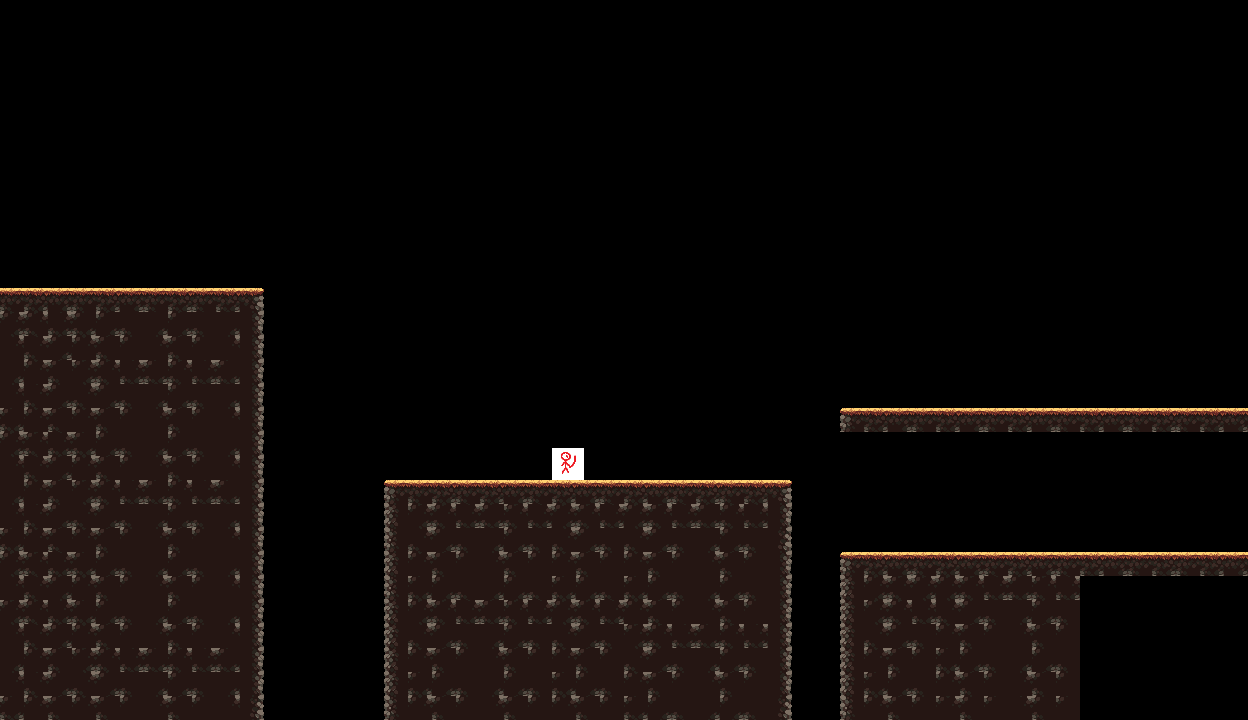

This is a level from a 2D game, rendered from its Tiled map with the project's own tilesets. A one-line summary and the complete map file follow:
An orthogonal 52x30 tile map with 24x24 px tiles, 1 tile layer (Tile Layer 1), 2 tilesets.

<map version="1.10" tiledversion="1.11.0" orientation="orthogonal" renderorder="right-down" width="52" height="30" tilewidth="24" tileheight="24" infinite="0" nextlayerid="2" nextobjectid="1">
 <tileset firstgid="1" source="oak_woods_tileset.tsx" />
 <tileset firstgid="316" source="몬스터.tsx" />
 <layer id="1" name="Tile Layer 1" width="52" height="30">
  <data encoding="csv">
0,0,0,0,0,0,0,0,0,0,0,0,0,0,0,0,0,0,0,0,0,0,0,0,0,0,0,0,0,0,0,0,0,0,0,0,0,0,0,0,0,0,0,0,0,0,0,0,0,0,0,0,
0,0,0,0,0,0,0,0,0,0,0,0,0,0,0,0,0,0,0,0,0,0,0,0,0,0,0,0,0,0,0,0,0,0,0,0,0,0,0,0,0,0,0,0,0,0,0,0,0,0,0,0,
0,0,0,0,0,0,0,0,0,0,0,0,0,0,0,0,0,0,0,0,0,0,0,0,0,0,0,0,0,0,0,0,0,0,0,0,0,0,0,0,0,0,0,0,0,0,0,0,0,0,0,0,
0,0,0,0,0,0,0,0,0,0,0,0,0,0,0,0,0,0,0,0,0,0,0,0,0,0,0,0,0,0,0,0,0,0,0,0,0,0,0,0,0,0,0,0,0,0,0,0,0,0,0,0,
0,0,0,0,0,0,0,0,0,0,0,0,0,0,0,0,0,0,0,0,0,0,0,0,0,0,0,0,0,0,0,0,0,0,0,0,0,0,0,0,0,0,0,0,0,0,0,0,0,0,0,0,
0,0,0,0,0,0,0,0,0,0,0,0,0,0,0,0,0,0,0,0,0,0,0,0,0,0,0,0,0,0,0,0,0,0,0,0,0,0,0,0,0,0,0,0,0,0,0,0,0,0,0,0,
0,0,0,0,0,0,0,0,0,0,0,0,0,0,0,0,0,0,0,0,0,0,0,0,0,0,0,0,0,0,0,0,0,0,0,0,0,0,0,0,0,0,0,0,0,0,0,0,0,0,0,0,
0,0,0,0,0,0,0,0,0,0,0,0,0,0,0,0,0,0,0,0,0,0,0,0,0,0,0,0,0,0,0,0,0,0,0,0,0,0,0,0,0,0,0,0,0,0,0,0,0,0,0,0,
0,0,0,0,0,0,0,0,0,0,0,0,0,0,0,0,0,0,0,0,0,0,0,0,0,0,0,0,0,0,0,0,0,0,0,0,0,0,0,0,0,0,0,0,0,0,0,0,0,0,0,0,
0,0,0,0,0,0,0,0,0,0,0,0,0,0,0,0,0,0,0,0,0,0,0,0,0,0,0,0,0,0,0,0,0,0,0,0,0,0,0,0,0,0,0,0,0,0,0,0,0,0,0,0,
0,0,0,0,0,0,0,0,0,0,0,0,0,0,0,0,0,0,0,0,0,0,0,0,0,0,0,0,0,0,0,0,0,0,0,0,0,0,0,0,0,0,0,0,0,0,0,0,0,0,0,0,
0,0,0,0,0,0,0,0,0,0,0,0,0,0,0,0,0,0,0,0,0,0,0,0,0,0,0,0,0,0,0,0,0,0,0,0,0,0,0,0,0,0,0,0,0,0,0,0,0,0,0,0,
195,196,197,195,196,197,195,196,195,196,4,0,0,0,0,0,0,0,0,0,0,0,0,0,0,0,0,0,0,0,0,0,0,0,0,0,0,0,0,0,0,0,0,0,0,0,0,0,0,0,0,0,
211,212,213,214,254,255,256,254,255,256,25,0,0,0,0,0,0,0,0,0,0,0,0,0,0,0,0,0,0,0,0,0,0,0,0,0,0,0,0,0,0,0,0,0,0,0,0,0,0,0,0,0,
277,253,254,274,275,276,277,275,276,277,25,0,0,0,0,0,0,0,0,0,0,0,0,0,0,0,0,0,0,0,0,0,0,0,0,0,0,0,0,0,0,0,0,0,0,0,0,0,0,0,0,0,
256,274,275,211,212,213,214,212,213,214,25,0,0,0,0,0,0,0,0,0,0,0,0,0,0,0,0,0,0,0,0,0,0,0,0,0,0,0,0,0,0,0,0,0,0,0,0,0,0,0,0,0,
277,253,254,253,254,255,256,254,255,256,25,0,0,0,0,0,0,0,0,0,0,0,0,0,0,0,0,0,0,0,0,0,0,0,0,0,0,0,0,0,0,0,0,0,0,0,0,0,0,0,0,0,
214,274,275,274,275,276,277,275,276,277,25,0,0,0,0,0,0,0,0,0,0,0,0,0,0,0,0,0,0,0,0,0,0,0,0,1,196,197,195,196,197,195,196,197,195,196,197,195,196,195,196,197,
211,212,213,214,254,255,256,254,255,256,25,0,0,0,0,0,0,0,0,0,0,0,0,0,0,0,0,0,0,0,0,0,0,0,0,0,0,0,0,0,0,0,0,0,0,0,0,0,0,0,0,0,
277,253,254,274,275,276,277,275,276,277,25,0,0,0,0,0,0,0,0,0,0,0,0,316,0,0,0,0,0,0,0,0,0,0,0,0,0,0,0,0,0,0,0,0,0,0,0,0,0,0,0,0,
256,274,275,211,212,213,214,212,213,214,25,0,0,0,0,0,1,195,196,195,196,197,195,196,197,195,196,197,195,196,195,196,4,0,0,0,0,0,0,0,0,0,0,0,0,0,0,0,0,0,0,0,
277,253,254,253,254,255,256,254,255,256,25,0,0,0,0,0,22,211,212,213,214,212,213,211,212,213,211,212,213,214,212,213,25,0,0,0,0,0,0,0,0,0,0,0,0,0,0,0,0,0,0,0,
214,274,275,274,275,276,277,275,276,277,25,0,0,0,0,0,43,253,254,255,256,254,255,253,254,255,253,254,255,256,254,255,46,0,0,0,0,0,0,0,0,0,0,0,0,0,0,0,0,0,0,0,
211,212,213,214,254,255,256,254,255,256,25,0,0,0,0,0,22,274,275,276,277,275,276,274,275,276,274,275,276,277,275,276,25,0,0,1,196,197,195,196,197,195,196,197,195,196,197,195,196,195,196,197,
277,253,254,274,275,276,277,275,276,277,25,0,0,0,0,0,43,214,254,255,256,254,255,214,254,255,214,254,255,256,254,255,25,0,0,22,211,212,211,211,212,213,214,212,213,0,0,0,0,0,0,0,
211,212,213,214,254,255,256,254,255,256,25,0,0,0,0,0,22,211,212,213,214,212,213,211,212,213,274,275,276,277,275,276,25,0,0,22,211,212,213,253,254,255,256,254,255,0,0,0,0,0,0,0,
277,253,254,274,275,276,277,275,276,277,25,0,0,0,0,0,22,253,254,255,256,254,255,253,254,255,211,212,213,214,212,213,25,0,0,22,253,254,255,274,275,276,277,275,276,0,0,0,0,0,0,0,
256,274,275,211,212,213,214,212,213,214,25,0,0,0,0,0,22,274,275,276,277,275,276,274,275,276,253,254,255,256,254,255,25,0,0,22,274,275,276,214,254,255,256,254,255,0,0,0,0,0,0,0,
277,253,254,253,254,255,256,254,255,256,25,0,0,0,0,0,22,214,254,255,256,254,255,214,254,255,274,275,276,277,275,276,25,0,0,22,214,254,255,274,275,276,277,275,276,0,0,0,0,0,0,0,
214,274,275,274,275,276,277,275,276,277,46,0,0,0,0,0,43,274,275,276,277,275,276,274,275,276,214,254,255,256,254,255,46,0,0,43,274,275,276,274,275,276,277,275,276,0,0,0,0,0,0,0
</data>
 </layer>
</map>
